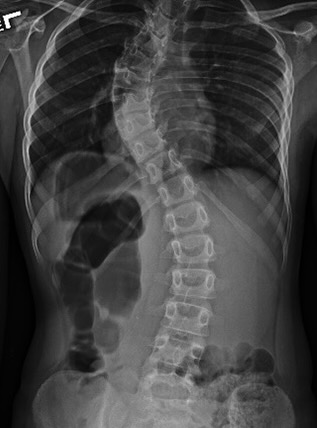
#> input picture term-project/input/Image-1.jpeg, 317 x 428 px
$ python rigdeOp.py
#> lines starting #> are read from the running program, lines starting #| are printed output that depends on the picture
from skimage import io, color
from skimage.filters import meijering, sato, frangi, hessian
import matplotlib.pyplot as plt
import numpy as np

# Load and preprocess the image
image = io.imread('input/Image-1.jpeg')
#> image is the input picture: shape (428, 317, 3); min 0, max 255, mean 66.5
gray_image = color.rgb2gray(image)

# Split the image into top and bottom halves
height = gray_image.shape[0]
#> height = 428
top_half = gray_image[:height//2, :]
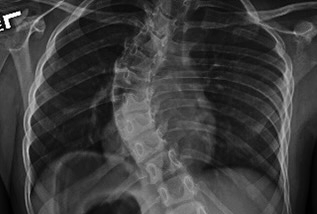
#> top_half: shape (214, 317) float64; min 0, max 1, mean 0.237
bottom_half = gray_image[height//2:, :]
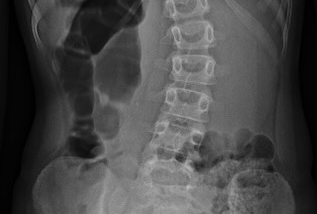
#> bottom_half: shape (214, 317) float64; min 0, max 0.749, mean 0.284

# Apply filters locally
def apply_filters(image):
    """Apply different filters to the image."""
    filters = [
        (original, None),
        (meijering, [1]),
        (meijering, range(1, 5)),
        (sato, [1]),
        (sato, range(1, 5)),
        (frangi, [1]),
        (frangi, range(1, 5)),
        (hessian, [1]),
        (hessian, range(1, 5)),
    ]
    results = []
    for func, sigmas in filters:
        result = func(image, black_ridges=True, sigmas=sigmas)
        results.append((func.__name__, sigmas, result))
#> this loop made 9 passes
#> pass 2, in apply_filters, `result = func(image, black_ridges=True, sigmas=sigmas)`:
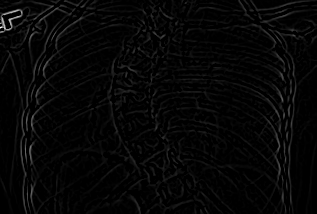
#> result: shape (214, 317) float64; min 0, max 1, mean 0.0248
#> pass 3, in apply_filters, `result = func(image, black_ridges=True, sigmas=sigmas)`:
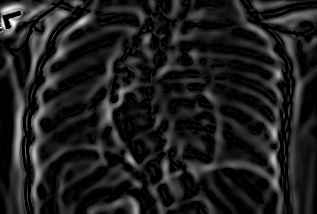
#> result: shape (214, 317) float64; min 0, max 1, mean 0.122
#> after the loop, results = 9 items
    return results

# Function to return original image
def original(image, **kwargs):
    return image

# Process top and bottom halves
top_results = apply_filters(top_half)
#> top_results = 9 items
bottom_results = apply_filters(bottom_half)
#> the loop in apply_filters (call 2), `for func, sigmas in filters:` made 9 passes
#> pass 2, in apply_filters (call 2), `result = func(image, black_ridges=True, sigmas=sigmas)`:
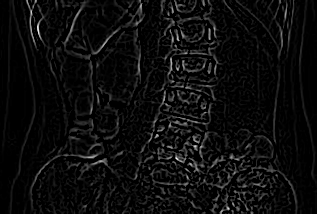
#> result: shape (214, 317) float64; min 0, max 1, mean 0.0494
#> pass 3, in apply_filters (call 2), `result = func(image, black_ridges=True, sigmas=sigmas)`:
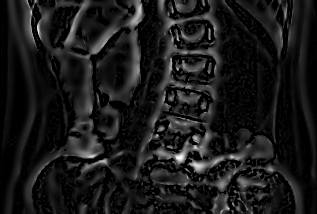
#> result: shape (214, 317) float64; min 0, max 1, mean 0.102
#> bottom_results = 9 items

# Combine results
cmap = plt.cm.gray
plt.rcParams["axes.titlesize"] = "medium"

# Display results
fig, axes = plt.subplots(2, 9, figsize=(12, 5))
for i, results in enumerate([top_results, bottom_results]):
    for j, (name, sigmas, result) in enumerate(results):
        axes[i, j].imshow(result, cmap=cmap)
        title = f"{name}"
        if sigmas:
            title += f"\n\N{GREEK SMALL LETTER SIGMA} = {list(sigmas)}"
        axes[i, j].set_title(title)
        axes[i, j].set_xticks([])
        axes[i, j].set_yticks([])
#> this loop made 2 passes

plt.tight_layout()
plt.show()
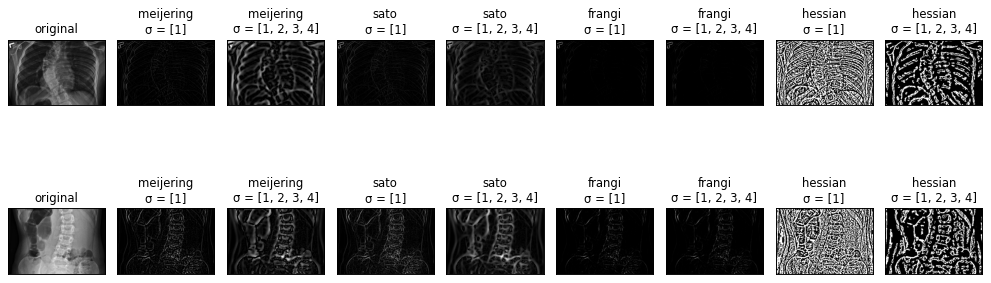
#> figure drawn by matplotlib, 18 panels

$ run again, with term-project/input/Image-2.jpeg copied over term-project/input/Image-1.jpeg
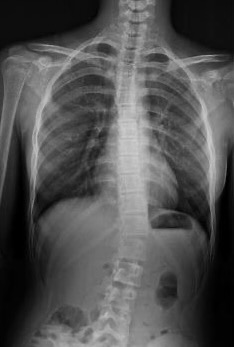
#> input picture term-project/input/Image-2.jpeg, 234 x 347 px
#> image is the input picture: shape (347, 234, 3); min 0, max 206, mean 81.3
#> `bottom_half = gray_image[height//2:, :]`:
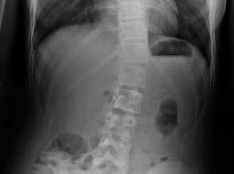
#> bottom_half: shape (174, 234) float64; min 0, max 0.765, mean 0.289
#> after the loop in apply_filters, `for func, sigmas in filters:`: results = 9 items
#> the loop in apply_filters (call 2), `for func, sigmas in filters:` made 9 passes
#> pass 3, in apply_filters (call 2), `result = func(image, black_ridges=True, sigmas=sigmas)`:
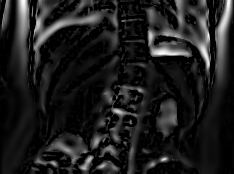
#> result: shape (174, 234) float64; min 0, max 1, mean 0.118
#> the loop `for i, results in enumerate([top_results, bottom_results]):` made 2 passes

$ run again, with term-project/input/Image-3.jpeg copied over term-project/input/Image-1.jpeg
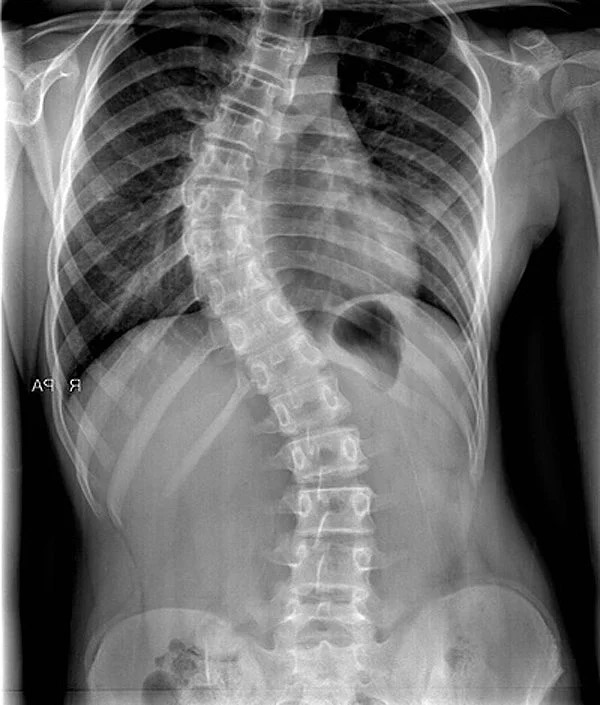
#> input picture term-project/input/Image-3.jpeg, 600 x 705 px
#> image is the input picture: shape (705, 600, 3); min 0, max 255, mean 108.3
#> `bottom_half = gray_image[height//2:, :]`:
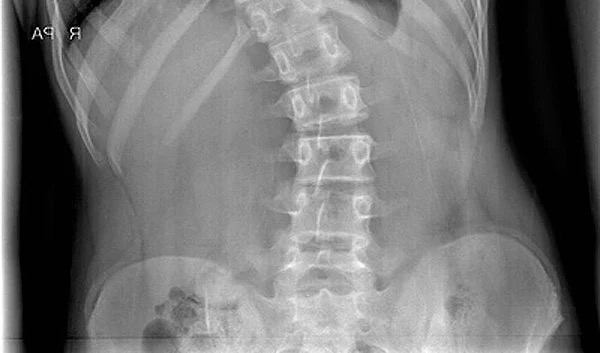
#> bottom_half: shape (353, 600) float64; min 0, max 1, mean 0.454
#> after the loop in apply_filters, `for func, sigmas in filters:`: results = 9 items
#> the loop in apply_filters (call 2), `for func, sigmas in filters:` made 9 passes
#> pass 3, in apply_filters (call 2), `result = func(image, black_ridges=True, sigmas=sigmas)`:
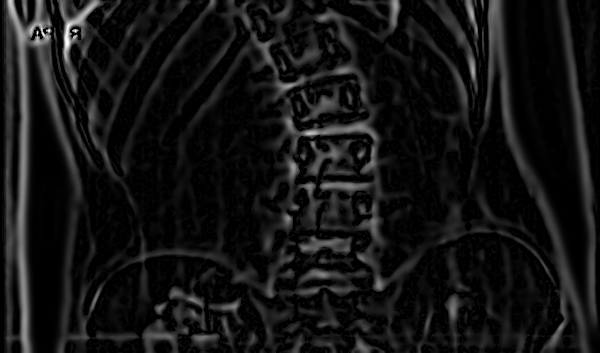
#> result: shape (353, 600) float64; min 0, max 1, mean 0.0785
#> the loop `for i, results in enumerate([top_results, bottom_results]):` made 2 passes

$ run again, with term-project/input/Image-4.jpeg copied over term-project/input/Image-1.jpeg
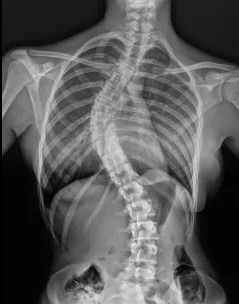
#> input picture term-project/input/Image-4.jpeg, 239 x 304 px
#> image is the input picture: shape (304, 239, 3); min 0, max 240, mean 90.2
#> after the loop in apply_filters, `for func, sigmas in filters:`: results = 9 items
#> the loop in apply_filters (call 2), `for func, sigmas in filters:` made 9 passes
#> pass 3, in apply_filters (call 2), `result = func(image, black_ridges=True, sigmas=sigmas)`:
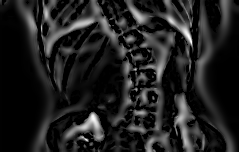
#> result: shape (152, 239) float64; min 0, max 1, mean 0.128
#> the loop `for i, results in enumerate([top_results, bottom_results]):` made 2 passes
